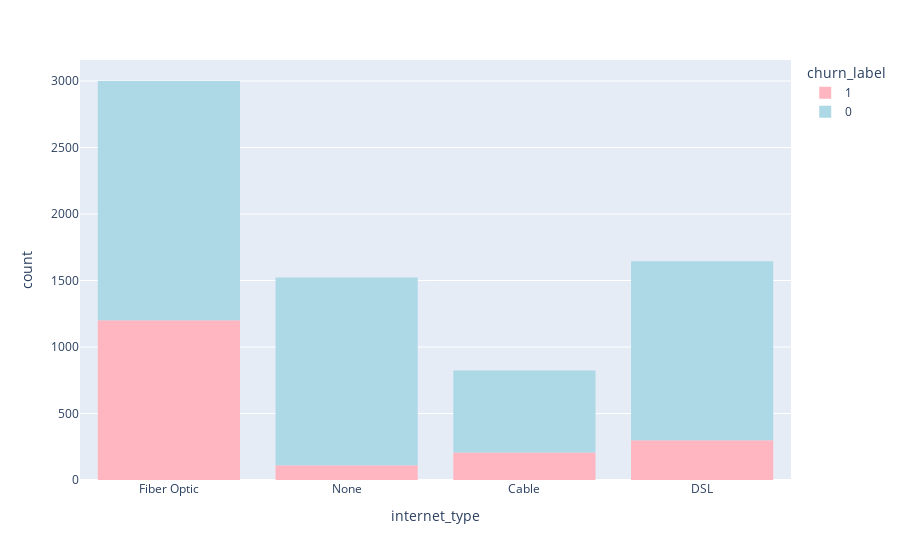

The notebook cell this image was saved under:
### Code cell
# internet_type 
fig = px.histogram(train_df,x='internet_type',color ='churn_label',
                    color_discrete_sequence =['lightpink','lightblue'])
fig.show()

# has_internet_service and internet_type are correlated as no internet service count = count of none internet type
# fiber optic internet type are more likely to churn
# use internet_type for model training instead of has_internet_service as the former contains more information

### Figure 1 — Plotly figure (JSON) as saved in the notebook; plotly's stock layout.template omitted (floating-point values rounded to 4 significant figures; data arrays with more than 128 entries replaced by an {"elided": "..."} marker saying what was removed)
{"data": [{"alignmentgroup": "True", "bingroup": "x", "hovertemplate": "churn_label=1<br>internet_type=%{x}<br>count=%{y}<extra></extra>", "legendgroup": "1", "marker": {"color": "lightpink", "pattern": {"shape": ""}}, "name": "1", "offsetgroup": "1", "orientation": "v", "showlegend": true, "type": "histogram", "x": {"elided": "1817 str values"}, "xaxis": "x", "yaxis": "y"}, {"alignmentgroup": "True", "bingroup": "x", "hovertemplate": "churn_label=0<br>internet_type=%{x}<br>count=%{y}<extra></extra>", "legendgroup": "0", "marker": {"color": "lightblue", "pattern": {"shape": ""}}, "name": "0", "offsetgroup": "0", "orientation": "v", "showlegend": true, "type": "histogram", "x": {"elided": "5174 str values"}, "xaxis": "x", "yaxis": "y"}], "layout": {"barmode": "relative", "legend": {"title": {"text": "churn_label"}, "tracegroupgap": 0}, "margin": {"t": 60}, "xaxis": {"anchor": "y", "domain": [0, 1], "title": {"text": "internet_type"}}, "yaxis": {"anchor": "x", "domain": [0, 1], "title": {"text": "count"}}}}
